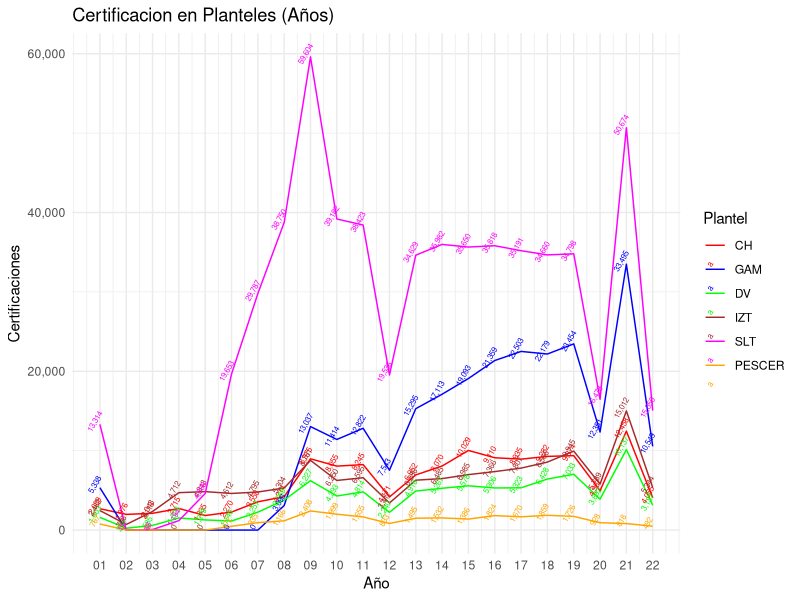
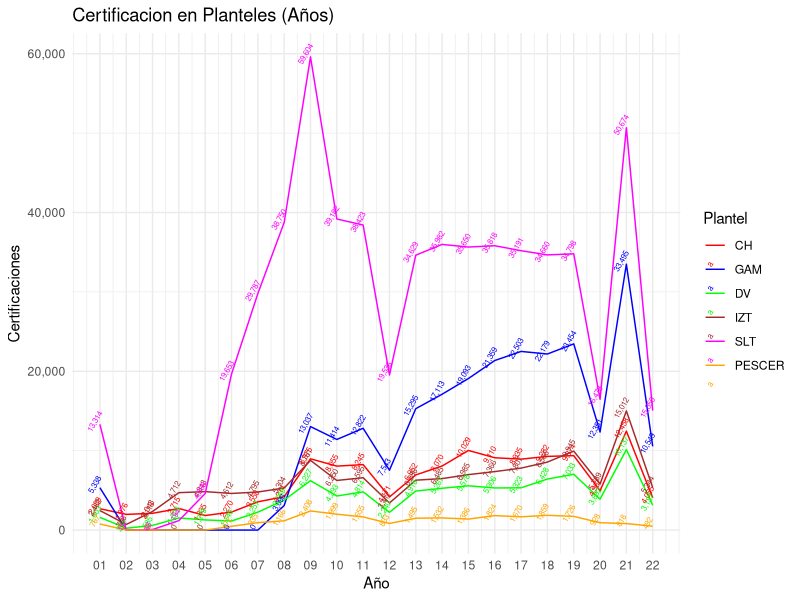

Write the R code that produced these figures, in order.
# <<==>> <<==>> <<==>> <<==>> <<==>> <<==>> <<==>> <<==>> <<==>> <<==>> <<==>> <<==>>
library(ggplot2)
library(reshape2)
# <<==>> <<==>> <<==>> <<==>> <<==>> <<==>> <<==>> <<==>> <<==>> <<==>> <<==>> <<==>>
# Crear un dataframe con los datos
data <- data.frame(
  Años = 1:22, # Los meses del 01 al 22
  CH = c(2689, 1976, 2113, 2715, 1835, 2270, 3558, 4214, 8975, 8055, 8245, 4171, 6952, 8070, 10029, 9110, 8935, 9282, 9374, 4957, 12458, 4055),
  GAM = c(5338, 0, 0, 0, 0, 0, 0, 3096, 13037, 11414, 12822, 7543, 15295, 17113, 19093, 21359, 22503, 22179, 23454, 12351, 33495, 10549),
  DV = c(1603, 234, 585, 1523, 1279, 1140, 2257, 3769, 6227, 4293, 4814, 2240, 4918, 5267, 5578, 5306, 5323, 6428, 7033, 3892, 10137, 3137),
  IZT = c(2462, 706, 2343, 4712, 4843, 4612, 4795, 5304, 8781, 6250, 6595, 3417, 6286, 6485, 6985, 7366, 7807, 8566, 9945, 5789, 15012, 5344),
  SLT = c(13314, 11, 68, 1194, 4608, 19653, 29787, 38750, 59604, 39182, 38423, 19536, 34629, 35982, 35650, 35818, 35191, 34660, 34798, 16478, 50674, 15050),
  PESCER = c(767, 0, 0, 0, 0, 472, 935, 1166, 2408, 1999, 1655, 833, 1495, 1532, 1386, 1824, 1670, 1859, 1726, 928, 818, 492)
)
# <<==>> <<==>> <<==>> <<==>> <<==>> <<==>> <<==>> <<==>> <<==>> <<==>> <<==>> <<==>>
# Transformar los datos en un formato largo (long format)
data_long <- melt(data, id.vars = "Años")
colnames(data_long) <- c("Años", "Plantel", "Certificaciones")
# Crear un gráfico de líneas para todos los planteles en la misma ventana
p<- ggplot(data_long, aes(x = Años, y = Certificaciones, color = Plantel)) +
  geom_line() +
  labs(title = "Certificacion en Planteles (Años)", x = "Año", y = "Certificaciones") +
  scale_color_manual(values = c("CH" = "red", "GAM" = "blue", "DV" = "green", "IZT" = "brown", "SLT" = "magenta", "PESCER" = "orange")) +
  scale_x_continuous(breaks = c(1:22), labels = c("01", "02", "03", "04", "05", "06", "07", "08", "09", "10", "11", "12", "13", "14", "15", "16", "17", "18", "19", "20", "21", "22")) +
  scale_y_continuous(labels = scales::comma) +
  theme_minimal()
p + geom_text(aes(label = scales::comma(Certificaciones)), vjust = -0.5, size = 2,angle=60) 
# <<==>> <<==>> <<==>> <<==>> <<==>> <<==>> <<==>> <<==>> <<==>> <<==>> <<==>> <<==>>
ggsave("graficoCertificacionPlantelesAnhos.pdf", width = 8, height = 6, units = "in")